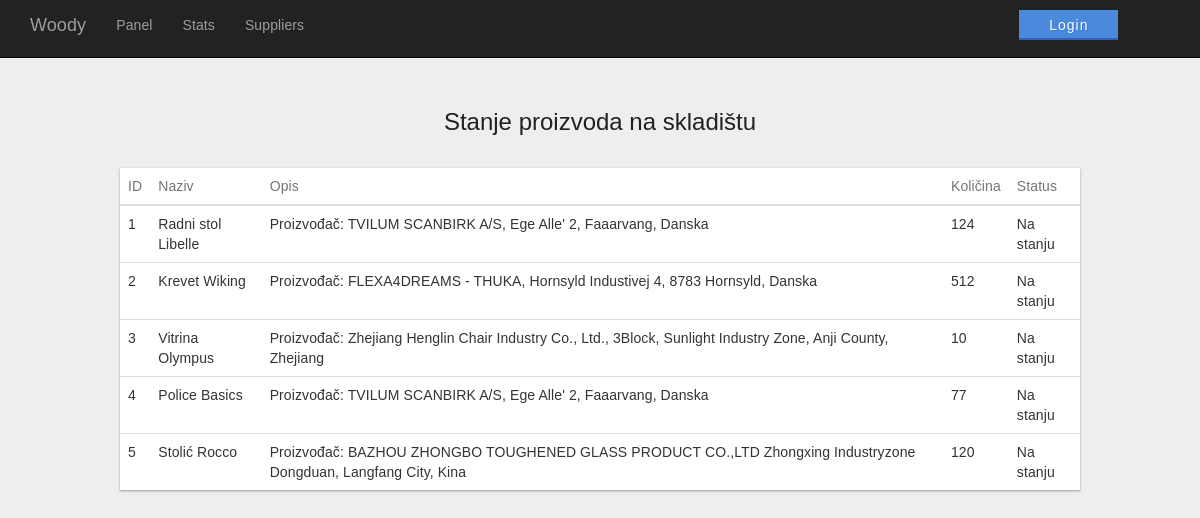
/managerPanel.php, run on the app's committed database.
### tables this page shows
CREATE TABLE IF NOT EXISTS `skladisteproizvoda` (
  `ProizvodID` int(11) NOT NULL AUTO_INCREMENT,
  `Naziv` varchar(50) NOT NULL,
  `Kolicina` int(11) NOT NULL,
  `Cijena` double NOT NULL,
  `Opis` text NOT NULL,
  `Slika` varchar(50) NOT NULL,
  `DatumAzuriranja` datetime NOT NULL,
  `Azurirao` int(11) NOT NULL,
  PRIMARY KEY (`ProizvodID`),
  KEY `Azurirao` (`Azurirao`)
);

### managerPanel.php (the view, shortened to what this page needs)
<!DOCTYPE html>
<html lang="en">
<head>
    <link href="css/managerPanel.css" rel="stylesheet">
    <link href="css/bootstrap.min.css" rel="stylesheet">
    <link href="css/heroic-features.css" rel="stylesheet">
    <link rel="stylesheet" href="css/login.css">
  </head>
<body>
  <nav class="navbar navbar-inverse navbar-fixed-top" role="navigation">
      <div class="container">
          <div class="navbar-header">
              <a class="navbar-brand" href="#">Woody</a>
          </div>
          <div class="collapse navbar-collapse" id="bs-example-navbar-collapse-1">
              <ul class="nav navbar-nav">
                  <li>
                      <a href="managerPanel.php">Panel</a>
                  </li>
                  <li>
                      <a href="managerStats.php">Stats</a>
                  </li>
                  <li>
                      <a href="managerSuppliers.php">Suppliers</a>
                  </li>
                    <?php if (isset($_SESSION['username'])) { ?>
                    <li>
                        <div id="dummyy"></div>
                    </li>
                    <li>
                      <p id="welcomeuser">Welcome back, <?= $_SESSION['username']; ?>!</p><br>
                    </li>
                    <li>
                      <button type="button" class="buttonBluee"  onclick="location.href = 'logout.php';">Logout</button>
                    </li>
                    <?php } else { ?>
                    <li>
                        <div class="dummy"></div>
                    </li>
                    <li>
                      <button type="button" class="buttonBluee"  onclick="location.href = 'login.php';">Login</button>
                    </li>
                    <?php } ?>
              </ul>
          </div>
      </div>
  </nav>
<?php
  $db = InitBase();
  $statement = $db->prepare("SELECT ProizvodID,Naziv,Cijena,Kolicina,Opis FROM skladisteproizvoda");
  $statement->execute();
 ?>
<div id="demo">
  <h1>Stanje proizvoda na skladištu</h1>
  <br>
  <div class="table-responsive-vertical shadow-z-1">
  <table id="table" class="table table-hover table-mc-light-blue">
      <thead>
        <tr>
          <th>ID</th>
          <th>Naziv</th>
          <th>Opis</th>
          <th>Količina</th>
          <th>Status</th>
        </tr>
      </thead>
      <tbody>
        <?php
          while ($u = $statement->fetch(PDO::FETCH_ASSOC))
          {
        ?>
              <tr>
                <td data-title="ID"><?php echo $u["ProizvodID"]?></td>
                <td data-title="Naziv"><?php echo $u["Naziv"]?></td>
                <td data-title="Opis"><?php echo $u["Opis"]?></td>
                <td data-title="Kolicina"><?php echo $u["Kolicina"]?></td>
                <?php if ($u["Kolicina"] > 0) { ?>
                  <td data-title="Status">Na stanju</td>
                <?php } else { ?>
                  <td id="nastanju" data-title="Status">Nema na stanju</td>
                <?php
                } ?>
              </tr>
        <?php
          }
        ?>
      </tbody>
    </table>
  </div>
</div>
</body>
</html>

### css/managerPanel.css (style rules this page uses)
*, *:after, *:before { -webkit-box-sizing: border-box; -moz-box-sizing: border-box; box-sizing: border-box; }
html, body { position: relative; min-height: 100%; height: 100%; }
html { position: relative; overflow-x: hidden; margin: 16px; padding: 0; min-height: 100%; font-size: 62.5%; }
body { font-family: 'RobotoDraft', 'Roboto', 'Helvetica Neue, Helvetica, Arial', sans-serif; font-style: normal; font-weight: 300; font-size: 1.4rem; line-height: 2rem; letter-spacing: 0.01rem; color: #212121; background-color: #f5f5f5; -webkit-font-smoothing: antialiased; -moz-osx-font-smoothing: grayscale; text-rendering: optimizeLegibility; }
#demo { margin: 20px auto; max-width: 960px; }
#demo h1 { font-size: 2.4rem; line-height: 3.2rem; letter-spacing: 0; font-weight: 300; color: #212121; text-transform: inherit; margin-bottom: 1rem; text-align: center; }
.shadow-z-1 { -webkit-box-shadow: 0 1px 3px 0 rgba(0, 0, 0, 0.12), 0 1px 2px 0 rgba(0, 0, 0, 0.24); -moz-box-shadow: 0 1px 3px 0 rgba(0, 0, 0, 0.12), 0 1px 2px 0 rgba(0, 0, 0, 0.24); box-shadow: 0 1px 3px 0 rgba(0, 0, 0, 0.12), 0 1px 2px 0 rgba(0, 0, 0, 0.24); }
.table { width: 100%; max-width: 100%; margin-bottom: 2rem; background-color: #fff; }
.table > thead > tr, .table > tbody > tr, .table > tfoot > tr { -webkit-transition: all 0.3s ease; -o-transition: all 0.3s ease; transition: all 0.3s ease; }
.table > thead > tr > th, .table > tbody > tr > th, .table > tfoot > tr > th, .table > thead > tr > td, .table > tbody > tr > td, .table > tfoot > tr > td { text-align: left; padding: 1.6rem; vertical-align: top; border-top: 0; -webkit-transition: all 0.3s ease; -o-transition: all 0.3s ease; transition: all 0.3s ease; }
.table > thead > tr > th { font-weight: 400; color: #757575; vertical-align: bottom; border-bottom: 1px solid rgba(0, 0, 0, 0.12); }
.table > caption + thead > tr:first-child > th, .table > colgroup + thead > tr:first-child > th, .table > thead:first-child > tr:first-child > th, .table > caption + thead > tr:first-child > td, .table > colgroup + thead > tr:first-child > td, .table > thead:first-child > tr:first-child > td { border-top: 0; }

### css/heroic-features.css (style rules this page uses)
body { padding-top: 70px; }

### css/login.css (style rules this page uses)
* { box-sizing:border-box; }
body { font-family: Helvetica; background: #eee; -webkit-font-smoothing: antialiased; }
h1, h3 { font-weight: 300; }
h1 { color: #636363; }
.dummy { background: transparent; border: 0; margin: .6em 0 1em 0; position: relative; display: inline-block; height: 30px; width: 700px; padding: 5px 30px; }
.buttonBluee { background: #4a89dc; border: 0; -webkit-font-smoothing: antialiased; border-bottom: 2px solid #3160B6; text-align: center; letter-spacing: 1px; vertical-align: middle; color: #fff; margin: .7em 0 1em 0; text-shadow: 1px 1px 0 rgba(39, 110, 204, .5); position: relative; display: inline-block; font-size: 14px; line-height: 20px; height: 30px; width: 100%; padding: 5px 30px; }

### data on the page
skladisteproizvoda: ProizvodID "1", Naziv "Radni stol Libelle", Opis "Proizvođač: TVILUM SCANBIRK A/S, Ege Alle' 2, Faaarvang, Danska", Kolicina "124", shows "Na stanju"
skladisteproizvoda: ProizvodID "2", Naziv "Krevet Wiking", Opis "Proizvođač: FLEXA4DREAMS - THUKA, Hornsyld Industivej 4, 8783 Hornsyld, Danska", Kolicina "512", shows "Na stanju"
skladisteproizvoda: ProizvodID "3", Naziv "Vitrina Olympus", Opis "Proizvođač: Zhejiang Henglin Chair Industry Co., Ltd., 3Block, Sunlight Industry Zone, Anji County, Zhejiang", Kolicina "10", shows "Na stanju"
skladisteproizvoda: ProizvodID "4", Naziv "Police Basics", Opis "Proizvođač: TVILUM SCANBIRK A/S, Ege Alle' 2, Faaarvang, Danska", Kolicina "77", shows "Na stanju"
skladisteproizvoda: ProizvodID "5", Naziv "Stolić Rocco", Opis "Proizvođač: BAZHOU ZHONGBO TOUGHENED GLASS PRODUCT CO.,LTD Zhongxing Industryzone Dongduan, Langfang City, Kina", Kolicina "120", shows "Na stanju"
